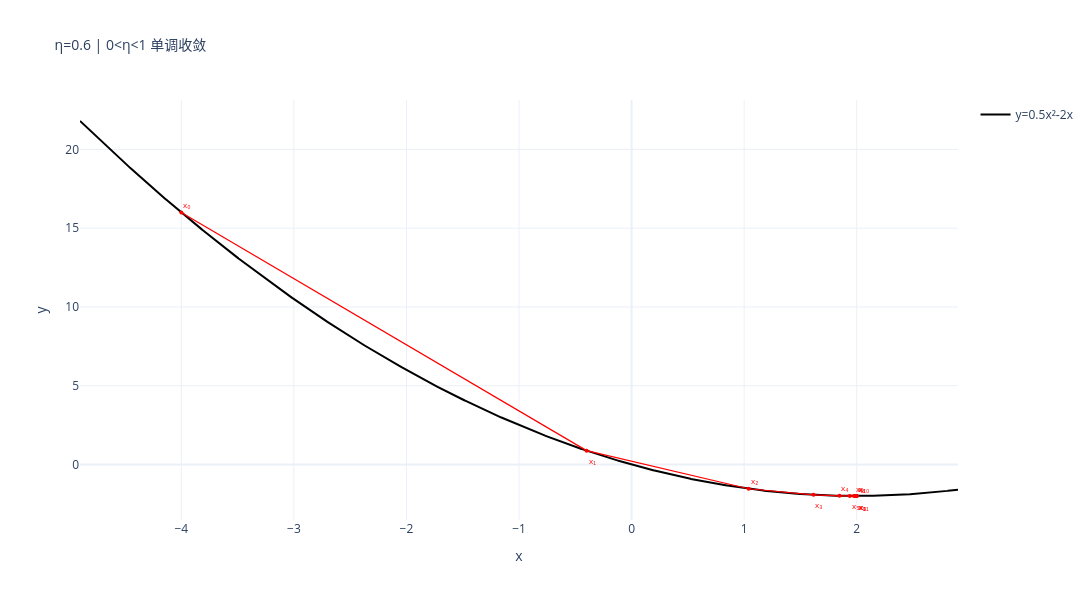

This figure's notebook cell:
### Markdown cell above
#### 1.2.1 实验1：单调收敛（η = 0.6）

当步长$0 < \eta < 1$ 时，误差递推因子 $|1 - \eta| < 1$，误差以指数方式衰减。迭代点从 $x_0 = -4$ 出发，沿单一方向稳步靠近最优解 $x^* = 2$，坐标符号不翻转，全程**没有震荡**。

从误差递推公式 $e_k = (1 - \eta)^k e_0$ 可知，当 $\eta = 0.6$ 时，$e_k = (0.4)^k e_0$，每步误差缩小为前一步的 40%，呈现稳定、平滑的收敛轨迹。

> **典型应用场景**：当目标函数地形较为平坦、不需要快速收敛时，较小的步长可确保稳定的迭代过程。

### Code cell
# 实验1：η = 0.6，单调收敛
x0 = -4.0
eta = 0.6
xs, ys = run_gd(x0, eta, max_iter=30)
plot_gd_single(xs, ys, eta, "η=0.6 | 0<η<1 单调收敛")

### Figure 1 — Plotly figure (JSON) as saved in the notebook; plotly's stock layout.template omitted (floating-point values rounded to 4 significant figures; data arrays with more than 128 entries replaced by an {"elided": "..."} marker saying what was removed)
{"data": [{"line": {"color": "black", "width": 2}, "mode": "lines", "name": "y=0.5x²‑2x", "type": "scatter", "x": {"elided": "2000 float values"}, "y": {"elided": "2000 float values"}}, {"line": {"color": "red", "width": 1.2}, "mode": "lines", "showlegend": false, "type": "scatter", "x": [-4, -0.4], "y": [16, 0.88]}, {"line": {"color": "red", "width": 1.2}, "mode": "lines", "showlegend": false, "type": "scatter", "x": [-0.4, 1.04], "y": [0.88, -1.539]}, {"line": {"color": "red", "width": 1.2}, "mode": "lines", "showlegend": false, "type": "scatter", "x": [1.04, 1.616], "y": [-1.539, -1.926]}, {"line": {"color": "red", "width": 1.2}, "mode": "lines", "showlegend": false, "type": "scatter", "x": [1.616, 1.846], "y": [-1.926, -1.988]}, {"line": {"color": "red", "width": 1.2}, "mode": "lines", "showlegend": false, "type": "scatter", "x": [1.846, 1.939], "y": [-1.988, -1.998]}, {"line": {"color": "red", "width": 1.2}, "mode": "lines", "showlegend": false, "type": "scatter", "x": [1.939, 1.975], "y": [-1.998, -2.0]}, {"line": {"color": "red", "width": 1.2}, "mode": "lines", "showlegend": false, "type": "scatter", "x": [1.975, 1.99], "y": [-2.0, -2.0]}, {"line": {"color": "red", "width": 1.2}, "mode": "lines", "showlegend": false, "type": "scatter", "x": [1.99, 1.996], "y": [-2.0, -2.0]}, {"line": {"color": "red", "width": 1.2}, "mode": "lines", "showlegend": false, "type": "scatter", "x": [1.996, 1.998], "y": [-2.0, -2.0]}, {"line": {"color": "red", "width": 1.2}, "mode": "lines", "showlegend": false, "type": "scatter", "x": [1.998, 1.999], "y": [-2.0, -2.0]}, {"line": {"color": "red", "width": 1.2}, "mode": "lines", "showlegend": false, "type": "scatter", "x": [1.999, 2.0], "y": [-2.0, -2.0]}, {"marker": {"color": "red", "size": 4}, "mode": "markers", "showlegend": false, "type": "scatter", "x": [-4.0, -0.4, 1.04, 1.616, 1.846, 1.939, 1.975, 1.99, 1.996, 1.998, 1.999, 2.0], "y": [16.0, 0.88, -1.539, -1.926, -1.988, -1.998, -2.0, -2.0, -2.0, -2.0, -2.0, -2.0]}], "layout": {"annotations": [{"font": {"color": "red", "size": 8}, "showarrow": false, "text": "x₀", "x": -4, "xanchor": "left", "y": 16, "yshift": 8}, {"font": {"color": "red", "size": 8}, "showarrow": false, "text": "x₁", "x": -0.4, "xanchor": "left", "y": 0.88, "yshift": -10}, {"font": {"color": "red", "size": 8}, "showarrow": false, "text": "x₂", "x": 1.04, "xanchor": "left", "y": -1.539, "yshift": 8}, {"font": {"color": "red", "size": 8}, "showarrow": false, "text": "x₃", "x": 1.616, "xanchor": "left", "y": -1.926, "yshift": -10}, {"font": {"color": "red", "size": 8}, "showarrow": false, "text": "x₄", "x": 1.846, "xanchor": "left", "y": -1.988, "yshift": 8}, {"font": {"color": "red", "size": 8}, "showarrow": false, "text": "x₅", "x": 1.939, "xanchor": "left", "y": -1.998, "yshift": -10}, {"font": {"color": "red", "size": 8}, "showarrow": false, "text": "x₆", "x": 1.975, "xanchor": "left", "y": -2.0, "yshift": 8}, {"font": {"color": "red", "size": 8}, "showarrow": false, "text": "x₇", "x": 1.99, "xanchor": "left", "y": -2.0, "yshift": -10}, {"font": {"color": "red", "size": 8}, "showarrow": false, "text": "x₈", "x": 1.996, "xanchor": "left", "y": -2.0, "yshift": 8}, {"font": {"color": "red", "size": 8}, "showarrow": false, "text": "x₉", "x": 1.998, "xanchor": "left", "y": -2.0, "yshift": -10}, {"font": {"color": "red", "size": 8}, "showarrow": false, "text": "x₁₀", "x": 1.999, "xanchor": "left", "y": -2.0, "yshift": 8}, {"font": {"color": "red", "size": 8}, "showarrow": false, "text": "x₁₁", "x": 2.0, "xanchor": "left", "y": -2.0, "yshift": -10}], "height": 600, "hovermode": "x unified", "title": {"font": {"size": 14}, "text": "η=0.6 | 0<η<1 单调收敛"}, "width": 1100, "xaxis": {"title": {"text": "x"}}, "yaxis": {"title": {"text": "y"}}}}
